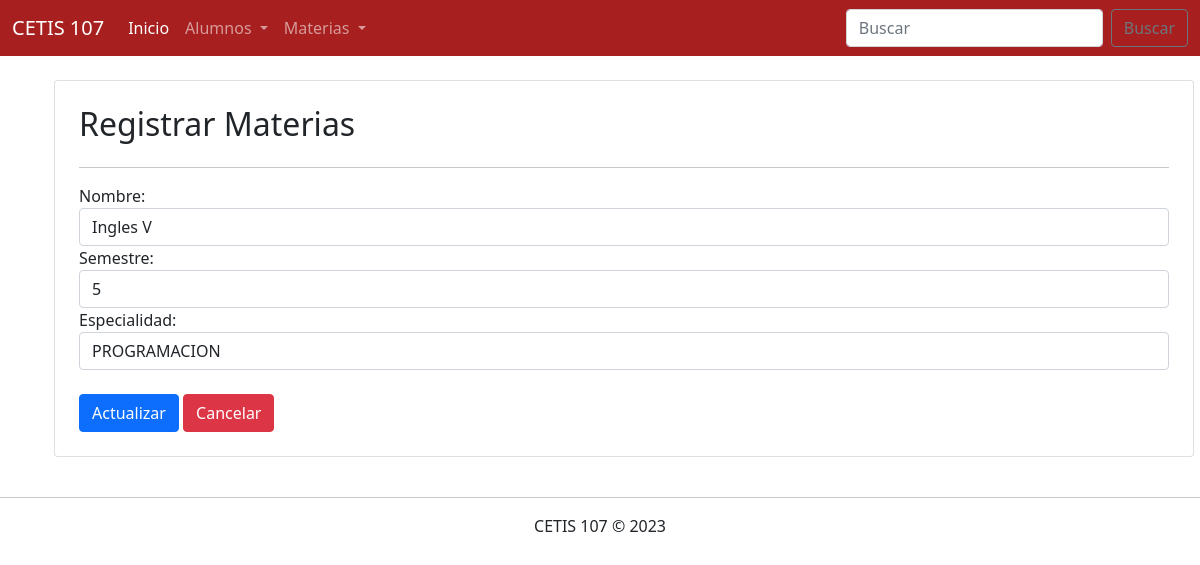
Screenshot of /editarMaterias.php?id=1 with the database file from the repository.
### tables this page shows
CREATE TABLE `materias` (
  `id` int(11) NOT NULL,
  `nombre` varchar(100) NOT NULL,
  `semestre` int(11) NOT NULL,
  `especialidad` varchar(50) NOT NULL
);

### editarMaterias.php (the view, shortened to what this page needs)
<!DOCTYPE html>
<html lang="en">
<head>
    <link rel="stylesheet" href="css/bootstrap.css">
</head>
<body>
    <?php
        include 'menu.php';
        include 'conexion.php';
        $id = $_GET["id"];
        $sql = "SELECT * FROM materias WHERE id=".$id;
        $datos = $conexion->query($sql);
        $materias = $datos->fetch_assoc();
    ?>
    <div class="container">
        <div class="row">
            <div class="col-12 card m-4 p-4">
                <h2>Registrar Materias</h2><hr>
                <form action="ActualizarMaterias.php" method="POST">
                    <div class="form-group">
                        <label for="">Nombre:</label>
                        <input value="<?php echo $materias["nombre"]; ?>" name="nombre" type="text" class="form-control" placeholder="Teclea el nombre del materias" required>
                    </div>
                    <div class="form-group">
                        <label for="">Semestre:</label>
                        <input value="<?php echo $materias["semestre"]; ?>" name="semestre" type="number" class="form-control" placeholder="Teclea el semestre" required>
                    </div>
                    <div class="form-group">
                        <label for="">Especialidad:</label>
                        <select name="especialidad" class="form-control" required>
                            <option selected value="<?php echo $materias["especialidad"]; ?>"><?php echo $materias["especialidad"]; ?></option>
                        </select>
                    </div><br>
                    <div>
                        <input type="submit" value="Actualizar" class="btn btn-primary">
                        <a href="consultarMaterias.php" class="btn btn-danger">Cancelar</a>
                    </div>
                </form>
            </div>
        </div>
    </div>
    <footer class="text-center">
        <hr>
        CETIS 107 &copy; 2023
    </footer>
</body>
</html>

### rows the page displays
materias: nombre "Ingles V", semestre "5", especialidad "PROGRAMACION"
